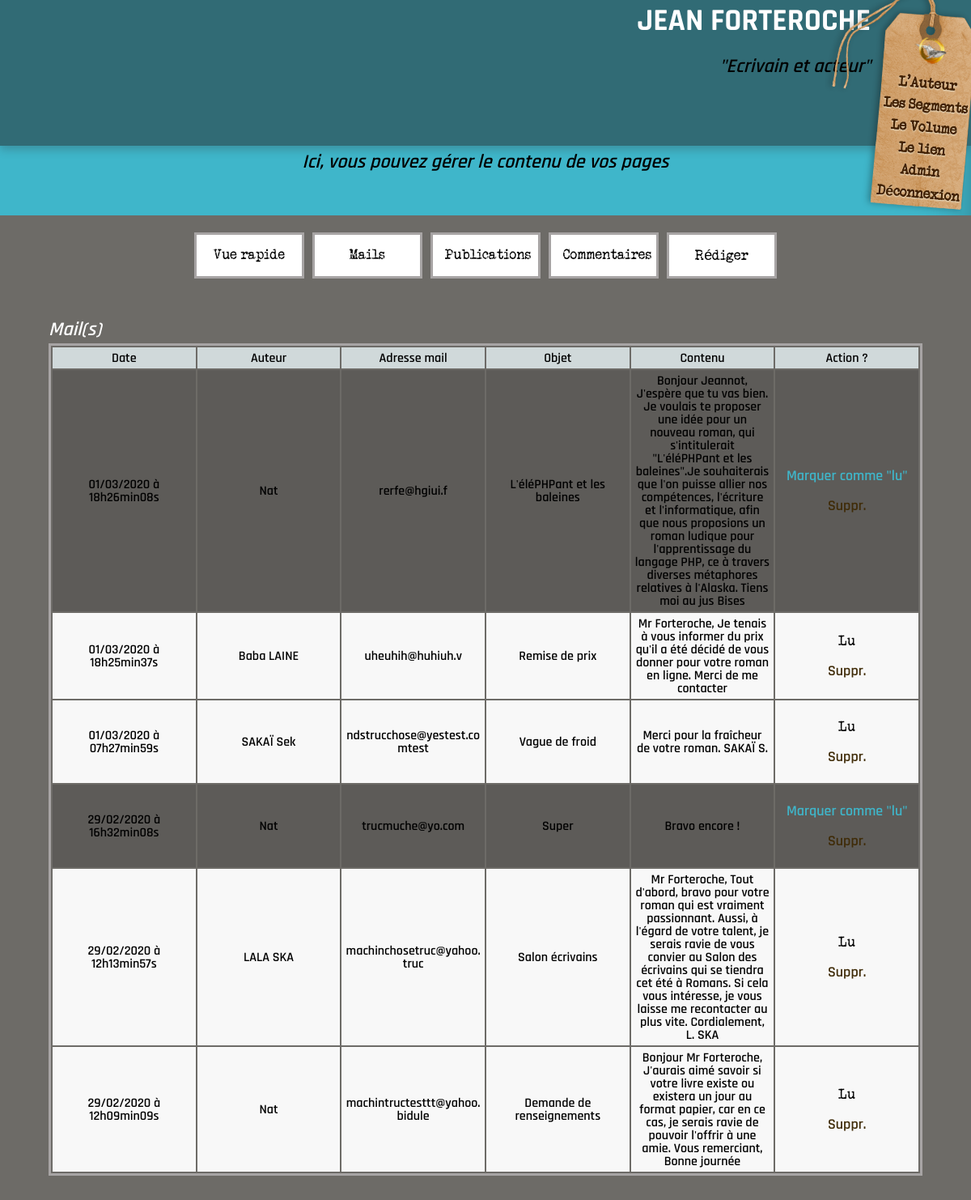
The app's page /index.php?action=adminMail (signed in) with its own data.
### tables this page shows
CREATE TABLE IF NOT EXISTS `contact` (
  `id` int(11) NOT NULL AUTO_INCREMENT,
  `user_name_contact` varchar(255) NOT NULL,
  `user_mail_contact` varchar(255) NOT NULL,
  `subject_contact` varchar(255) NOT NULL,
  `message_contact` mediumtext NOT NULL,
  `date_contact` timestamp NOT NULL DEFAULT CURRENT_TIMESTAMP,
  `status_mail_contact` varchar(128) NOT NULL DEFAULT 'read',
  PRIMARY KEY (`id`)
);

### controllers/back_controller.php (called while the page is built, shortened)
<?php
function adminMail()
{
   $contactMails=getMails();
   require ('views/admin_mail_view.php');
}

### models/front/contact_manager.php (called while the page is built, shortened)
<?php
function getMails()
{
    $db = dbConnect();
    $req = $db->query('SELECT id, user_name_contact, user_mail_contact, subject_contact, message_contact, status_mail_contact, DATE_FORMAT(date_contact, \'%d/%m/%Y à %Hh%imin%ss\') AS date_contact_fr FROM contact ORDER BY  id  DESC');
    $contactMails = $req->fetchAll();
    return $contactMails;
}

### views/admin_mail_view.php (the view, shortened to what this page needs)
<main class="admin_main_container">
<?php require_once("includes/subtitles_admin.php"); ?>
    <section class="admin_main_block">
        <?php require_once("includes/menu_admin.php"); ?>
        <section class="admin_action_block" id="admin_mails_view">
            <table class="table" id="mails_table">
                <caption>Mail(s)</caption>
                <thead>
                <tr>
                    <th scope="col">Date</th>
                    <th scope="col">Auteur</th>
                    <th scope="col">Adresse mail</th>
                    <th scope="col">Objet</th>
                    <th scope="col">Contenu</th>
                    <th scope="col">Action ?</th>
                </tr>
                </thead>
                <tbody>
                    <?php foreach ($contactMails as $contactMail): ?>
                        <tr  <?php if ($contactMail['status_mail_contact'] !== 'read') echo  ('class="unread_mail"') ?>>
                            <td data-label="Date"><?= htmlspecialchars($contactMail['date_contact_fr']) ?></td>
                            <td data-label="Auteur"><?= htmlspecialchars($contactMail['user_name_contact']) ?></td>
                            <td data-label="Adresse mail"><?= htmlspecialchars($contactMail['user_mail_contact']) ?></td>
                            <td data-label="Objet"><?= htmlspecialchars($contactMail['subject_contact']) ?></td>
                            <td data-label="Contenu">
                                <?= htmlspecialchars($contactMail['message_contact']) ?>
                            </td>
                            <td data-label="Action ?">
                                <?php if($contactMail['status_mail_contact'] !== 'read'): ?>
                                    <p><a href="index.php?action=adminReadMail&id=<?= $contactMail['id'] ?>">Marquer comme "lu"</a></p>
                                <?php else : ?>
                                    <p>Lu</p>
                                <?php endif; ?>
                                <p><a href=""onclick="return confirm('Ce mail sera définitivement supprimé. Etes-vous sûr(e) de vouloir supprimer ce mail ?');">Suppr.</a></p>
                            </td>
                        </tr>
                    <?php endforeach; ?>
                </tbody>
            </table>
        </section>
    </section>
</main>
<?php require_once("template_admin.php"); ?>

### public/styles/style.css (style rules this page uses)
p,article,button { font-family: "secrettypewriter","arial","sans serif"; font-size: large; }
a { font-family: "secrettypewriter","arial","sans serif"; font-size: large; font-style:bold; color:#3fb6ca; text-decoration: none; }
h3,h4,h5,h6,label,caption,th,td { font-family: "rajdhanisembold"; }
h3,caption { font-size: 1.5em; font-style: italic; }
body { width: 100%; height:100%; margin:0; display: flex; flex-direction: column; }
main { width: 100%; margin: 0; display: flex; flex-direction: column; align-items: center; background-color: #3fb6ca; box-shadow: inset -50px 0px 50px -50px rgba(47, 130, 144); }
.admin_main_container { width: 100%; min-height: 100vh; display: flex; flex-direction: column; align-items: center; background-color: #3fb6ca; box-shadow: inset -50px 0px 50px -50px rgba(47, 130, 144); }
.admin_main_block { width: 100%; height: auto; display: flex; flex-direction: column; align-items: center; background-color:#6d6b67 ; }
.admin_action_block { display: flex; justify-content: center; }
.table a { font-family:"rajdhanisembold" ; }
table { border: 3px solid #a7a4a4; width: 90%; margin-bottom: 30px; table-layout: fixed; }
table caption { color: white; margin: 30px 0 5px 0; text-align: left; }
table tr { background-color: #f8f8f8; border: 1px solid #a7a4a4; }
table th,table td { padding: 5px 5px 5px 5px; text-align: center; overflow-wrap: break-word; }
table th { background-color:#d0d9da ; }
table .unread_mail { background:#5d5b58; }

### records on screen
contact: date_contact_fr "01/03/2020 à 18h26min08s", user_name_contact "Nat", user_mail_contact "rerfe@hgiui.f", subject_contact "L'éléPHPant et les baleines", message_contact "Bonjour Jeannot, J'espère que tu vas bien. Je voulais te proposer une idée pour un nouveau roman, qui s'intitulerait \"L'éléPHPant et les baleines\".Je souhaiterais que l'on puisse allier nos compétences, l'écriture et l'informatique, afin que nous proposions un roman ludique pour l'apprentissage du langage PHP, ce à travers diverses métaphores relatives à l'Alaska. Tiens moi au jus Bises"
contact: date_contact_fr "01/03/2020 à 18h25min37s", user_name_contact "Baba LAINE", user_mail_contact "uheuhih@huhiuh.v", subject_contact "Remise de prix", message_contact "Mr Forteroche, Je tenais à vous informer du prix qu'il a été décidé de vous donner pour votre roman en ligne. Merci de me contacter", status_mail_contact "Lu"
contact: date_contact_fr "01/03/2020 à 07h27min59s", user_name_contact "SAKAÏ Sek", user_mail_contact "ndstrucchose@yestest.comtest", subject_contact "Vague de froid", message_contact "Merci pour la fraîcheur de votre roman. SAKAÏ S.", status_mail_contact "Lu"
contact: date_contact_fr "29/02/2020 à 16h32min08s", user_name_contact "Nat", user_mail_contact "trucmuche@yo.com", subject_contact "Super", message_contact "Bravo encore !"
contact: date_contact_fr "29/02/2020 à 12h13min57s", user_name_contact "LALA SKA", user_mail_contact "machinchosetruc@yahoo.truc", subject_contact "Salon écrivains", message_contact "Mr Forteroche, Tout d'abord, bravo pour votre roman qui est vraiment passionnant. Aussi, à l'égard de votre talent, je serais ravie de vous convier au Salon des écrivains qui se tiendra cet été à Romans. Si cela vous intéresse, je vous laisse me recontacter au plus vite. Cordialement, L. SKA", status_mail_contact "Lu"
contact: date_contact_fr "29/02/2020 à 12h09min09s", user_name_contact "Nat", user_mail_contact "machintructesttt@yahoo.bidule", subject_contact "Demande de renseignements", message_contact "Bonjour Mr Forteroche, J'aurais aimé savoir si votre livre existe ou existera un jour au format papier, car en ce cas, je serais ravie de pouvoir l'offrir à une amie. Vous remerciant, Bonne journée", status_mail_contact "Lu"
